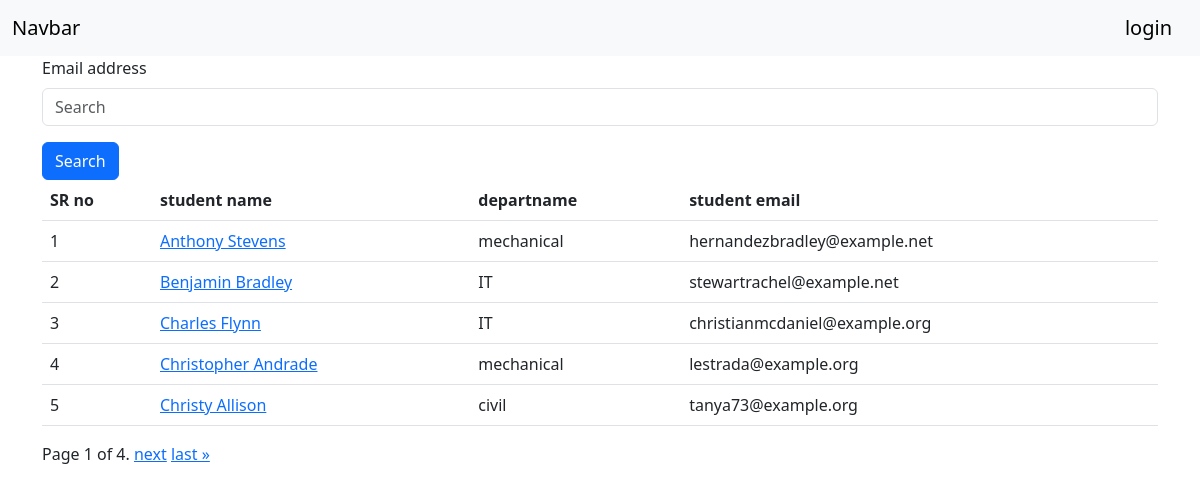
The page /students/ on the database its author committed.
### students/models.py (models this page shows, shortened)
class Student(models.Model):
	department=models.ForeignKey(Department,on_delete=models.CASCADE)
	studentid=models.OneToOneField(StudentID, on_delete=models.CASCADE)
	std_name=models.CharField(max_length=100)
	std_email=models.CharField(max_length=100,unique=True)
	std_age=models.IntegerField()
	std_address=models.CharField(max_length=100)
	is_deleted=models.BooleanField(default=False)
	objects=StudentManger()
	admin_objects=models.Manager()
	class Meta:
		ordering=['std_name']

### departments/models.py (models this page shows, shortened)
class Department(models.Model):
	department=models.CharField(max_length=100)
	class Meta:
		ordering=['department']

### students/views.py (the view)
# urls.py: path("students/",student_report,name="student_report"),
def student_report(request):
	if request.GET.get('search'):
		data=Student.objects.filter(
			Q(std_name__icontains = request.GET.get('search'))|
			Q(department__department__icontains = request.GET.get('search'))
				)
	else:
		data=Student.objects.all()
	paginator = Paginator(data, 5)
	page_number = request.GET.get("page")
	page_obj = paginator.get_page(page_number)
	return render(request,'students.html',context={'student_data':page_obj})

### students/models.py (called while the page is built)
	def __str__(self):
		return self.studentid

	def get_queryset(self):
		return super().get_queryset().filter(is_deleted=False)

### students/templates/students.html (shortened to what this page needs)
{% extends 'base.html' %}
{%block start%}
<div class="container">
<form>
  <div class="mb-3">
    <label for="exampleInputEmail1" class="form-label">Email address</label>
    <input type="text" class="form-control" name="search" placeholder="Search" id="exampleInputEmail1" aria-describedby="emailHelp">
  </div>
  <button type="submit" class="btn btn-primary">Search</button>
</form>
</div>
<div class="container">
<table class="table">
  <thead>
    <tr>
      <th scope="col">SR no</th>
      <th scope="col">student name</th>
      <th scope="col">departname</th>
      <th scope="col">student email</th>
    </tr>
  </thead>
  <tbody>
   {%for s in student_data%}
   <tr>
   	<td>{{forloop.counter}}</td>
   	<td><a href="{% url 'student_detail' s.studentid %}">{{s.std_name}}</a></td>
   	<td>{{s.department.department}}</td>
	<td>{{s.std_email}}</td>
</tr>
	{%endfor%}
  </tbody>
</table>
<div class="pagination">
    <span class="step-links">
        <span class="current">
            Page {{ student_data.number }} of {{ student_data.paginator.num_pages }}.
        </span>
        {% if student_data.has_next %}
            <a href="?page={{ student_data.next_page_number }}">next</a>
            <a href="?page={{ student_data.paginator.num_pages }}">last &raquo;</a>
        {% endif %}
    </span>
</div>
</div>
{%endblock%}

### home/templates/base.html (shortened to what this page needs)
<!DOCTYPE html>
<html>
<head>
	<link href="https://cdn.jsdelivr.net/npm/bootstrap@5.3.0-alpha3/dist/css/bootstrap.min.css" rel="stylesheet">
</head>
<body>
	<nav class="navbar bg-body-tertiary">
  <div class="container-fluid">
    <a class="navbar-brand">Navbar</a>
    {%if request.user.username%}
    <a class="navbar-brand" href="/logout/">logout</a>
    {%else%}
    <a class="navbar-brand" href="/login/">login</a>
    {%endif%}
  </div>
</nav>
	{%block start%}
	{%endblock%}
</body>
</html>

### rows shown on the page
Student: std_name "Anthony Stevens", department.department "mechanical", std_email "hernandezbradley@example.net"
Student: std_name "Benjamin Bradley", department.department "IT", std_email "stewartrachel@example.net"
Student: std_name "Charles Flynn", department.department "IT", std_email "christianmcdaniel@example.org"
Student: std_name "Christopher Andrade", department.department "mechanical", std_email "lestrada@example.org"
Student: std_name "Christy Allison", department.department "civil", std_email "tanya73@example.org"

### other values the page prints
{{ student_data.number }} "1"
{{ student_data.paginator.num_pages }} "4"
